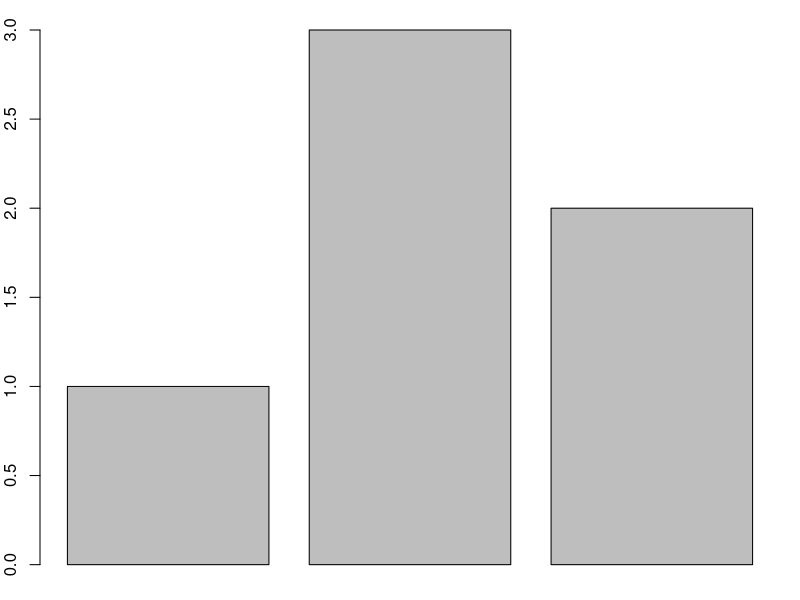

R code for this plot:
## ---- chunk 1
# this line is a comment and will not be run
# use the copy button in the top corner to easily run this example --->
print("output is shown here") # you can also add comments here
## ---- chunk 2
knitr::opts_knit$set(global.par = T)
par(mar = c(1.5, 2, 1.5, 1))
## ---- chunk 3
# a VERY simple barplot
# the c() function creates a vector of numbers
barplot(c(1, 3, 2))
## ---- chunk 4
knitr::opts_knit$set(global.par = F)
## ---- chunk 5
(-5 * -3^2 + 4) / 7 - 6
## ---- chunk 6
2^50
## ---- chunk 7
13 %/% 2
13 %% 2
## ---- chunk 8
cos(2 * pi)
atan(-1) * 4
## ---- chunk 9
log(exp(2)) * log10(100)
## ---- chunk 10
log(3^5, base = 3)
## ---- chunk 11
sqrt(abs(-9))
## ---- chunk 12
T
## ---- chunk 13
message("Error: object 'true' not found")
## ---- chunk 14
exp(FALSE) * (TRUE + sqrt(TRUE))
## ---- chunk 15
sqrt(-4)
1 / 0
log(0)
## ---- chunk 16
# this is preferred
x <- 5
print(x)
## ---- chunk 17
# this is equivalent and acceptable, but discouraged
x = 5
print(x)
## ---- chunk 18

## ---- chunk 19
# these variable names are ok,
# also remember R is case sensitive!
var1 <- 1
Var1 <- 2
.OtherVariable <- 3
another.variable_42 <- 4

var1 + Var1 + .OtherVariable + another.variable_42

# even these morse code looking variable names,
# while not recommended, are technically ok:
. <- 1
.. <- 2
._ <- 3
._..__ <- 4

. + .. + ._ + ._..__
## ---- chunk 20
message('Error: unexpected symbol in "1var"')
## ---- chunk 21
result <- 3 * 4 - 5
## ---- chunk 22
result
## ---- chunk 23
data <- c(3, 6, 6, 2, 4, 1, 5)
data
## ---- chunk 24
sum(data) / length(data)
mean(data)
## ---- chunk 25
median(data)
## ---- chunk 26
quantile(data, 0.3)
## ---- chunk 27
sqrt(var(data))
sd(data)
## ---- chunk 28
min(data)
max(data)
## ---- chunk 29
# 6 appears in the sample
6 %in% data
# 7 does not appear in the sample
7 %in% data
## ---- chunk 30
x <- c(5, 6.5, 3.4, 5.7)
y <- c(4.6, 5.3, 1, 6.8)
cor(x, y)
## ---- chunk 31
x <- (2 + 3)^2
x == 25
# if instead we ask "is x not equal to 25", we should get FALSE
x != 25
## ---- chunk 32
!TRUE
# this is equivalent to x != 25
!(x == 25)
## ---- chunk 33
x < 30
x >= 25
## ---- chunk 34
(x > 20) & (x <= 30)
(x > 20) | (x != 25)
## ---- chunk 35
# check if x² is even OR if mean of data + 2 * sd is greater than the max
# note order of operations means we don't need extra parentheses
# of course, you can add extra parentheses for readability if you wish!
x^2 %% 2 == 0 | mean(data) + 2 * sd(data) > max(data)
## ---- chunk 36
1/2 + 1/3 == 5/6
1/2 + 1/3 - 5/6
sqrt(2)^2 == 2
sqrt(2)^2 - 2
## ---- chunk 37
all.equal(1/2 + 1/3, 5/6)
all.equal(sqrt(2)^2, 2)
## ---- chunk 38
library(tidyverse)
## ---- chunk 39
# these are all the same
mean(data)
mean ( data )
mean (
  data
)
## ---- chunk 40
# rmarkdown::render("demo.Rmd", "html_document")
## ---- chunk 41
head(mtcars)
